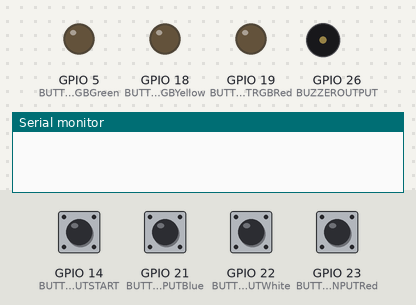
Bench run of a sketch on a simulated ESP32. Parts: output pins drawn as LEDs (lit = HIGH), buzzer (waves = sounding), the last lines printed to the serial monitor. Dashed ring = blinking. The test bench sets the inputs (shaded band); at power-on: GPIO 14 (BUTTONINPUTSTART), GPIO 21 (BUTTONINPUTBlue), GPIO 22 (BUTTONINPUTWhite), GPIO 23 (BUTTONINPUTRed) HIGH. Random numbers use the default seed unless the sketch sets one.

Above: at 1.2 s.
1.3 s: GPIO 14 (BUTTONINPUTSTART) pulled LOW for 0.15 s
At 2.45 s:
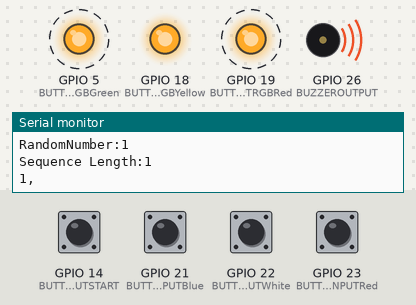
4.4 s: GPIO 21 (BUTTONINPUTBlue) pulled LOW for 1 s
At 5.62 s:
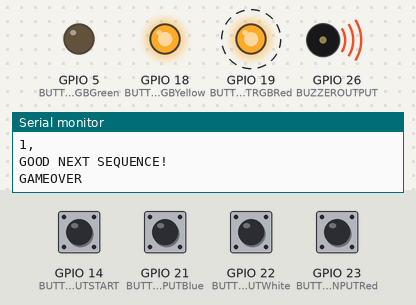
8.1 s: GPIO 22 (BUTTONINPUTWhite) pulled LOW for 0.15 s
At 9.5 s:
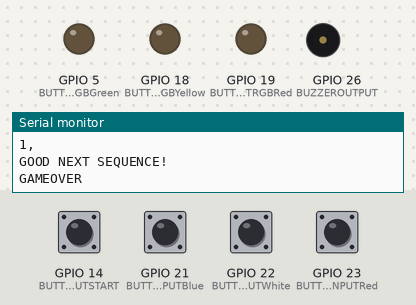
9.8 s: GPIO 23 (BUTTONINPUTRed) pulled LOW for 0.15 s
At 9.92 s:
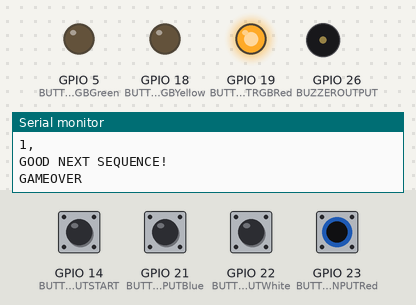
11.5 s: GPIO 14 (BUTTONINPUTSTART) pulled LOW for 1 s
At 13.2 s:
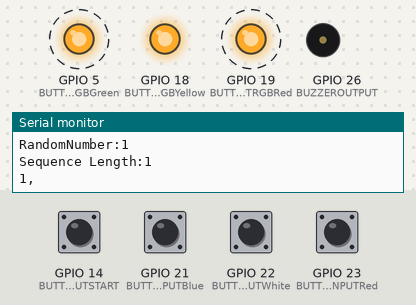
14.8 s: GPIO 22 (BUTTONINPUTWhite) pulled LOW for 1 s
At 15.7 s:
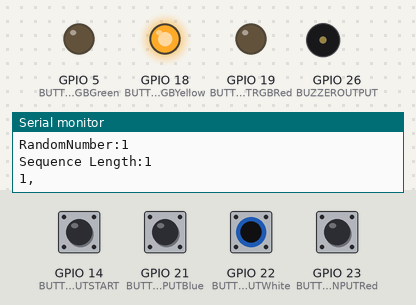
Timing chart, 0 to 20.3 s (numbered marks = the images above; inputs shaded):
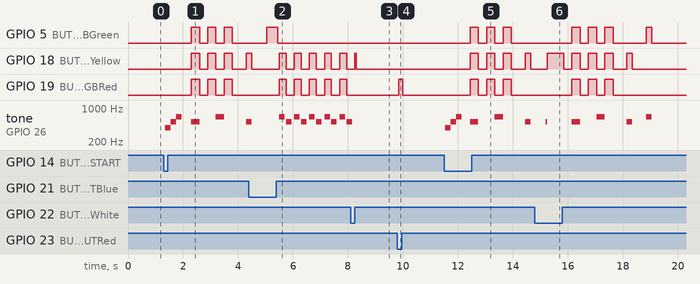

Measured:
- after the input at 1.3 s, GPIO 5 (BUTTONOUTPUTRGBGreen): alternates HIGH for 0.30 s and LOW for 0.30 s, starting after 1.0 s; GPIO 18 (BUTTONOUTPUTRGBYellow): LOW → HIGH after 1.0 s, then repeats every 0.60 s: LOW 0.30 s, HIGH 0.30 s
- after the input at 4.4 s, GPIO 5 (BUTTONOUTPUTRGBGreen): LOW → HIGH after 0.65 s, → LOW 0.40 s later; GPIO 19 (BUTTONOUTPUTRGBRed): alternates HIGH for 0.25 s and LOW for 0.30 s, starting after 1.1 s
- after the input at 8.1 s, GPIO 18 (BUTTONOUTPUTRGBYellow): LOW → HIGH after 0.15 s, → LOW 0.05 s later
- after the input at 9.8 s, GPIO 19 (BUTTONOUTPUTRGBRed): LOW → HIGH after 0.05 s, → LOW 0.15 s later
- after the input at 11.5 s, GPIO 5 (BUTTONOUTPUTRGBGreen): alternates HIGH for 0.30 s and LOW for 0.30 s, 6 changes in all, then stays LOW, starting after 0.95 s; GPIO 18 (BUTTONOUTPUTRGBYellow): LOW → HIGH after 0.95 s, → LOW 0.30 s later, → HIGH 0.30 s later, → LOW 0.30 s later, … (8 changes in this stretch)
- after the input at 14.8 s, GPIO 5 (BUTTONOUTPUTRGBGreen): LOW → HIGH after 1.4 s, → LOW 0.30 s later, → HIGH 0.30 s later, → LOW 0.30 s later, … (8 changes in this stretch); GPIO 18 (BUTTONOUTPUTRGBYellow): goes HIGH 0.60 s, 3 × (LOW 0.30 s, HIGH 0.30 s), LOW 0.50 s, HIGH 0.20 s, then LOW, starting after 0.45 s

The sketch:

simonSays.ino
```cpp
#define BUTTONINPUTRed 23
#define BUTTONINPUTWhite 22
#define BUTTONINPUTBlue 21
#define BUTTONINPUTSTART 14
#define BUZZEROUTPUT 26

#define BUTTONOUTPUTRGBRed 19
#define BUTTONOUTPUTRGBYellow 18
#define BUTTONOUTPUTRGBGreen 5

#define MAX_SEQUENCE_LENGTH 3
//Red Button == RED LED
//BLUE Button == Green LED
//White Button == Yellow LED

//GLOBAL VARIABLES
bool REDBUTTON = false;
bool BLUEBUTTON = false;
bool WHITEBUTTON = false;
bool STARTBUTTON = false;

bool LEDRed;
bool LEDYellow;
bool LEDGreen;

enum GameState {
  IDLE,
  SEQUENCE,
  PLAYER,
  WINNER,
  GAMEOVER
};

GameState currentState = IDLE;

int level = 0;
int playerGuessCount = 0;

int lightSequence[MAX_SEQUENCE_LENGTH];
int playerSequence[MAX_SEQUENCE_LENGTH];

void setup() {
  // put your setup code here, to run once:
  pinMode(BUTTONINPUTRed, INPUT_PULLUP);
  pinMode(BUTTONINPUTBlue, INPUT_PULLUP);
  pinMode(BUTTONINPUTWhite, INPUT_PULLUP);
  pinMode(BUTTONINPUTSTART, INPUT_PULLUP);

  pinMode(BUTTONOUTPUTRGBRed, OUTPUT);
  pinMode(BUTTONOUTPUTRGBGreen, OUTPUT);
  pinMode(BUTTONOUTPUTRGBYellow, OUTPUT);

  pinMode(BUZZEROUTPUT,OUTPUT);

  Serial.begin(9600);
}

void buttonRead() {
  if (digitalRead(BUTTONINPUTRed) == LOW) {
    if (REDBUTTON == false) {
      delay(50);
      REDBUTTON = true;
      tone(BUZZEROUTPUT,392,300);
    }
  } else {
    noTone(BUZZEROUTPUT);
    if (REDBUTTON == true) {
      delay(50);
      REDBUTTON = false;
      if(currentState == PLAYER){
        playerSequence[playerGuessCount] = 0;
        playerGuessCount++;
        noTone(BUZZEROUTPUT);
        return;
      }
    }
  }

  if (digitalRead(BUTTONINPUTBlue) == LOW) {
    if (BLUEBUTTON == false) {
      delay(50);
      BLUEBUTTON = true;
      tone(BUZZEROUTPUT,659,300);
    }
  } else {
    noTone(BUZZEROUTPUT);
    if (BLUEBUTTON == true) {
      delay(50);
      BLUEBUTTON = false;
      if(currentState == PLAYER){
        playerSequence[playerGuessCount] = 2;
        playerGuessCount++;
        noTone(BUZZEROUTPUT);
        return;
      }
    }
  }

  if (digitalRead(BUTTONINPUTWhite) == LOW) {
    if (WHITEBUTTON == false) {
      delay(50);
      WHITEBUTTON = true;
      tone(BUZZEROUTPUT,523,300);
    }
  } else {
    noTone(BUZZEROUTPUT);
    if (WHITEBUTTON == true) {
      delay(50);
      WHITEBUTTON = false;
      if(currentState == PLAYER){
        playerSequence[playerGuessCount] = 1;
        playerGuessCount++;
        noTone(BUZZEROUTPUT);
        return;
      }
    }
  }

  if(digitalRead(BUTTONINPUTSTART) == LOW){
    if (STARTBUTTON == false) {
      delay(50);
      STARTBUTTON = true;
    }
  } else {
    if (STARTBUTTON == true) {
      delay(50);
      STARTBUTTON = false;
    }
  }
}

void updateLEDs(){
  if (REDBUTTON == true) {
    digitalWrite(BUTTONOUTPUTRGBRed, HIGH);
    LEDRed = true;   // Turn Red LED ON

  } else {
    digitalWrite(BUTTONOUTPUTRGBRed, LOW);
    LEDRed = false;  // Turn Red LED OFF
  }

  if (BLUEBUTTON == true) {
    digitalWrite(BUTTONOUTPUTRGBGreen, HIGH);
    LEDGreen = true;  // Turn Blue LED ON
  } else {
    digitalWrite(BUTTONOUTPUTRGBGreen, LOW);
    LEDGreen = false; // Turn Blue LED OFF
  }

  if (WHITEBUTTON == true) {
    digitalWrite(BUTTONOUTPUTRGBYellow, HIGH);
    LEDYellow = true;  // Turn White LED ON
  } else {
    digitalWrite(BUTTONOUTPUTRGBYellow, LOW);
    LEDYellow = false; // Turn White LED OFF
  }
}

void generateRandomNumber(){
  if(level == MAX_SEQUENCE_LENGTH){
    return;
  }
  int randomNumber = random(0,3);
  Serial.print("RandomNumber:");
  lightSequence[level] = randomNumber;
  Serial.println(randomNumber);
  Serial.print("Sequence Length:");
  Serial.println(level+1);
  level++;
  for (int i = 0; i < level; i++) {  // Loop through each array element
    Serial.print(lightSequence[i]);  // Print value
    Serial.print(",");
  }
  Serial.println(" ");
  return;
}

void turnLEDON(int color){
  switch(color){
    case(0)://red
      digitalWrite(BUTTONOUTPUTRGBRed, HIGH);
      return;
    case(1)://yellow
      digitalWrite(BUTTONOUTPUTRGBYellow, HIGH);
      return;
    case(2)://green
      digitalWrite(BUTTONOUTPUTRGBGreen, HIGH);
      return;

  }
}

void turnLEDOFF(int color){
  switch(color){
    case(0)://red
      digitalWrite(BUTTONOUTPUTRGBRed, LOW);
      return;
    case(1)://yellow
      digitalWrite(BUTTONOUTPUTRGBYellow, LOW);
      return;
    case(2)://green
      digitalWrite(BUTTONOUTPUTRGBGreen, LOW);
      return;

  }
}

void toggleLeds(bool toggleOn){
  if(toggleOn){
    turnLEDON(0);//red
    turnLEDON(1);//yellow
    turnLEDON(2);//green
  }
  else{
    turnLEDOFF(0);//red
    turnLEDOFF(1);//yellow
    turnLEDOFF(2);//green
  }
}

void playNewRoundSequence(){
  delay(300);
  tone(BUZZEROUTPUT, 523, 300);
  toggleLeds(true);
  delay(300);
  toggleLeds(false);
  delay(300);
  toggleLeds(true);
  delay(300);
  tone(BUZZEROUTPUT, 659, 300);
  toggleLeds(false);
  delay(300);
  toggleLeds(true);
  delay(300);
  toggleLeds(false);
  delay(500);
  noTone(BUZZEROUTPUT);

}

void gameExec(){
  switch(currentState){
    case(IDLE):
      if(STARTBUTTON == true){
        tone(BUZZEROUTPUT,392,200);
        delay(200);
        tone(BUZZEROUTPUT,523,200);
        delay(200);
        tone(BUZZEROUTPUT,659,200);
        delay(200);
        noTone(BUZZEROUTPUT);
        currentState = SEQUENCE;
        level = 0;
        playerGuessCount = 0;
      }
      return;

    case(SEQUENCE):
      generateRandomNumber();
      playNewRoundSequence();
      for(int i = 0; i < level; i++){
        turnLEDON(lightSequence[i]);
        if(lightSequence[i] == 0){
          tone(BUZZEROUTPUT,392,200);
        }
        else if(lightSequence[i]== 1){
          tone(BUZZEROUTPUT,523,200);
        }
        else{
          tone(BUZZEROUTPUT,659,200);
        }
        delay(200);
        noTone(BUZZEROUTPUT);
        turnLEDOFF(lightSequence[i]);
        delay(500);
      }
      currentState = PLAYER;
      noTone(BUZZEROUTPUT);
      playerGuessCount = 0;
      return;

    case(PLAYER):
      if(playerGuessCount == level){
          Serial.println("GOOD NEXT SEQUENCE!");
          currentState = SEQUENCE;
          noTone(BUZZEROUTPUT);
        }
      if(playerGuessCount >= 1){
        if(lightSequence[playerGuessCount-1] != playerSequence[playerGuessCount-1]){
          currentState = GAMEOVER;
          noTone(BUZZEROUTPUT);
          Serial.println("GAMEOVER");


          return;
        }
        if(playerGuessCount >= MAX_SEQUENCE_LENGTH){
            currentState = WINNER;
            noTone(BUZZEROUTPUT);
            return;
        }
      }
      return;

    case(GAMEOVER):
      for(int i =0;i<5;i++){
        delay(50);
        tone(BUZZEROUTPUT, 659, 200);
        turnLEDON(0);
        turnLEDON(1);
        delay(250);
        tone(BUZZEROUTPUT, 523, 200);
        turnLEDOFF(0);
        turnLEDOFF(1);
        delay(250);


      }
      currentState = IDLE;
      noTone(BUZZEROUTPUT);
      return;

    case(WINNER):
      Serial.println("WINNER");
      delay(800);
      turnLEDON(0);
      delay(300);
      turnLEDON(1);
      delay(300);
      turnLEDON(2);
      delay(700);
      turnLEDOFF(2);
      delay(300);
      turnLEDOFF(1);
      delay(300);
      turnLEDOFF(0);
      delay(300);
      currentState = IDLE;
      noTone(BUZZEROUTPUT);
      return;

  }
}

void loop() {
  // put your main code here, to run repeatedly:
  buttonRead();
  updateLEDs();
  gameExec();
}
```
